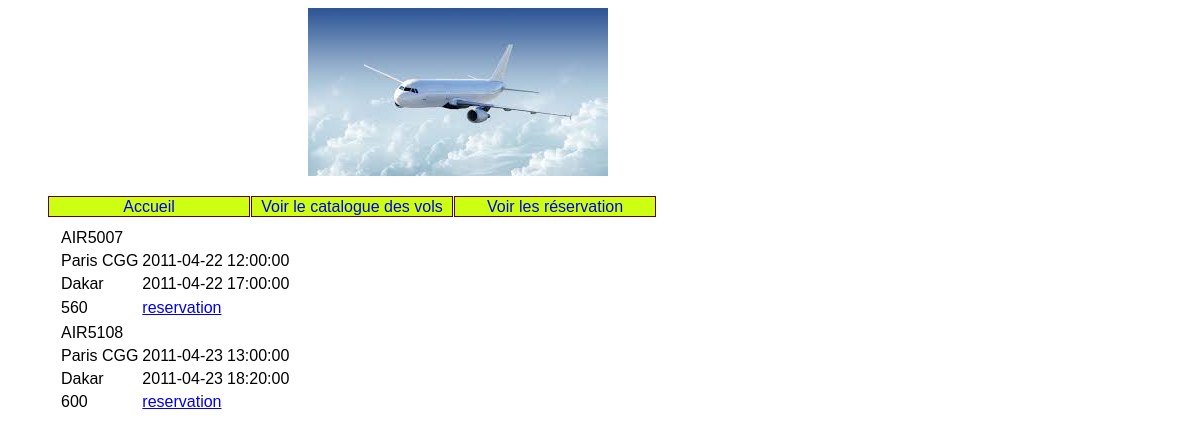
/index.php?action=voirVols, run on the app's committed database.
### tables this page shows
CREATE TABLE IF NOT EXISTS `aeroport` (
  `numAero` int(50) NOT NULL AUTO_INCREMENT,
  `nomAero` varchar(255) DEFAULT NULL,
  `pays` varchar(50) DEFAULT NULL,
  PRIMARY KEY (`numAero`)
);

CREATE TABLE IF NOT EXISTS `vol` (
  `numero` varchar(255) NOT NULL,
  `depart` int(50) DEFAULT NULL,
  `arrivee` int(50) DEFAULT NULL,
  `dateDepart` date DEFAULT NULL,
  `heureDepart` time DEFAULT NULL,
  `dateArrivee` date DEFAULT NULL,
  `heureArrivee` time DEFAULT NULL,
  `prix` double DEFAULT NULL,
  `places` int(4) DEFAULT NULL,
  PRIMARY KEY (`numero`),
  KEY `fk_Tab_AeroD` (`depart`),
  KEY `fk_Tab_AeroA` (`arrivee`)
);

CREATE TABLE IF NOT EXISTS `aeroport2` (
  `numAeroport` int(50) NOT NULL AUTO_INCREMENT,
  `nomAeroport` varchar(255) DEFAULT NULL,
  `pays` varchar(50) DEFAULT NULL,
  PRIMARY KEY (`numAeroport`)
);

### vues/v_vols.php (the view, shortened to what this page needs)
<!DOCTYPE html>
<html>
    <head>
    </head>
    <body>
        <div id="contenu">
            <?php
            foreach($lesVols as $unVol)
            {
                    $numero = $unVol['numero'] ;
                    $depart=$unVol['depart'] ;
                    $dateDepart=$unVol['dateDepart'] ;
                    $heureDepart=$unVol['heureDepart'] ;
                    $arrivee=$unVol['arrivee'] ;
                    $dateArrivee=$unVol['dateArrivee'] ;
                    $heureArrivee=$unVol['heureArrivee'] ;
                    $prix=$unVol['prix'] ;
            echo"<table >
                    <tr>
                    <td>$numero</td>
                    </tr>
                    <tr>
                    <td>$depart</td>
                    <td>$dateDepart</td>
                    <td>$heureDepart</td>
                    </tr>
                    <tr>
                    <td>$arrivee</td>
                    <td>$dateArrivee</td>
                    <td>$heureArrivee</td>
                    </tr>
                    <tr>
                    <td>$prix</td>
                    <td><a href='index.php?action=voirResa'>reservation</a></td>
                    </tr>
                </table>";
            }
            ?>
        </div>
    </body>
</html>

### index.php (shortened to what this page needs)
<!DOCTYPE html>
<html>
    <head>
        <link rel="stylesheet" type="text/css" href="css/cssGeneral.css">
    </head>
    <body>
        <?php
            if(!isset($_REQUEST['action']))
                $action = 'accueil';
            else
                $action = $_REQUEST['action'];
            include("vues/v_entete.php") ;
            switch($action)
            {
                case 'voirVols':
                    include("modele/fonctions.php");
                    $lesVols = getLesVols();
                    include("vues/v_vols.php");
                    break;
            }
            include("vues/v_pied.php") ;
        ?>
    </body>
</html>

### vues/v_entete.php (shortened to what this page needs)
<!DOCTYPE html>
<html>
    <head>
    </head>
    <body>
        <div id="bandeau">
        <img src='images/avion.png'/>
        </div>
        <div id="menu">
            <ul>
                <li><a href='index.php?action=accueil'>Accueil</a></li>
                <li><a href='index.php?action=voirVols'>Voir le catalogue des vols</a></li>
                <li><a href='index.php?action=voirResa'>Voir les réservation </a></li>
            </ul>
        </div>

### modele/fonctions.php (shortened to what this page needs)
<!DOCTYPE html>
<html>
    <head>
    </head>
    <body>
        <?php
            function getLesVols()
            {
            $vols = array();
             require dirname(__FILE__)."/Connection.php";
                $requete="select numero,nomAero as 'a1',dateDepart,heureDepart,nomAeroport as 'a2' ,dateArrivee,heureArrivee,prix from aeroport  join vol join aeroport2 on numAeroport=arrivee and numAero=depart where nomAero=(select nomAero from aeroport where numAero=depart) and nomAeroport=(select nomAeroport from aeroport2 where numAeroport=arrivee)";
                $bdd= connect();
                $i=0;
                try
                {
                    $sql = $bdd->prepare($requete);
                    $sql->execute();
                    while($ligne=$sql->fetch(PDO::FETCH_OBJ))
                    {
                        $unVol[$i]= ["numero"=>$ligne->numero,
                            "depart"=>$ligne->a1,
                            "dateDepart"=>$ligne->dateDepart,
                            "heureDepart"=>$ligne->heureDepart,
                            "arrivee"=>$ligne->a2,
                            "dateArrivee"=>$ligne->dateArrivee,
                            "heureArrivee"=>$ligne->heureArrivee,
                            "prix"=>$ligne->prix];
                        $i++;
                    }
                }
                catch(PDOException $e)
                {
                    echo "Erreur dans la requ�te" . $e->getMessage();
                }
                for($r=0;$r<$i;$r++){
                    array_push($vols,$unVol[$r]);
                }
            return $vols;
            }
         ?>
    </body>
</html>

### modele/Connection.php (shortened to what this page needs)
<!DOCTYPE html>
<html>
    <head>
    </head>
    <body>
        <?php
            require "Confic.php";
        ?>
    </body>
</html>

### modele/Confic.php (shortened to what this page needs)
<!DOCTYPE html>
<html>
    <head>
    </head>
    <body>
    </body>
</html>

### vues/v_pied.php
<!DOCTYPE html>
    </body>
</html>

### css/cssGeneral.css (style rules this page uses)
html { font:normal 100%/1.2em "Trebuchet MS",Verdana,Helvetica,Arial,sans-serif; }
img { border: 0 none; }
#bandeau { padding-left:300px; }
#menu { height: 1.8em ; }
#contenu { padding-left:50px; }
#menu li { list-style-type: none; list-style-image:none; float: left ; text-align: center; width: 200px ; border: 1px solid #600 ; margin-right: 1px ; color: #fff ; background: #ccff11 ; }
#menu li a , #categories li a { text-decoration:none; }

### data on the page
aeroport: vol.numero "AIR5007", nomAero "Paris CGG", vol.dateDepart "2011-04-22", vol.heureDepart "12:00:00", aeroport2.nomAeroport "Dakar", vol.dateArrivee "2011-04-22", vol.heureArrivee "17:00:00", vol.prix "560", vol.numero "AIR5108", vol.dateDepart "2011-04-23", vol.heureDepart "13:00:00", vol.dateArrivee "2011-04-23", vol.heureArrivee "18:20:00", vol.prix "600"
